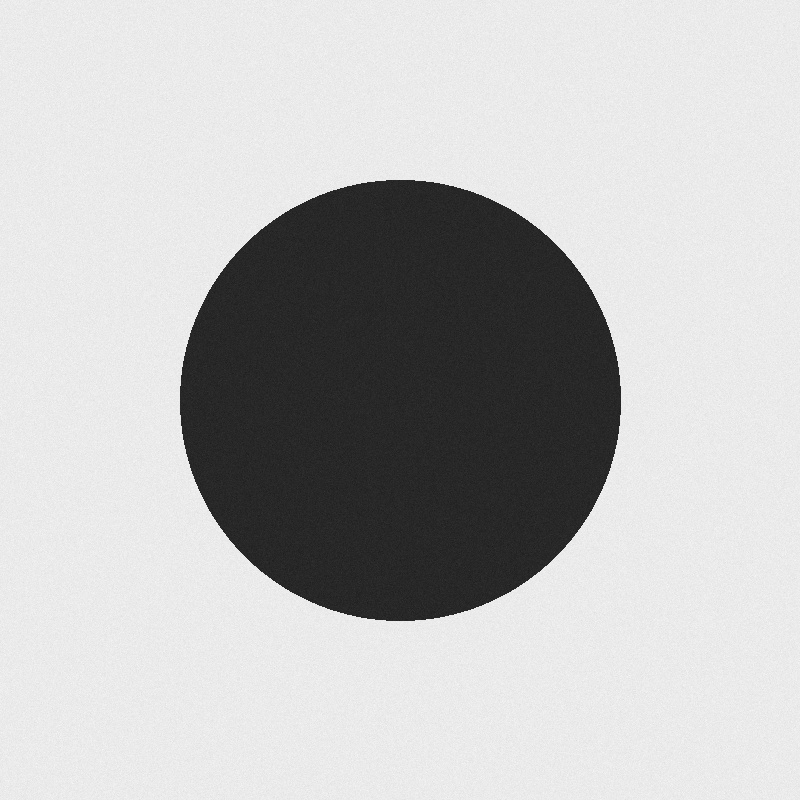
#> input picture Day26/sample_images/obj01_circle_on_white.jpg, 800 x 800 px; its folder holds 6 pictures in this run
$ python 03_otsu_threshold.py
#> lines starting #> are read from the running program, lines starting #| are printed output that depends on the picture; after the words box and inside, x2 and y2 are one past the last pixel; in counts of white or black regions, pixels touching at a corner belong together
### Day26/segmentation.py
"""
Image segmentation: thresholding methods, watershed, and background removal.

This module is the shared engine for the Day-26 coding practice scripts and
the Streamlit app. Everything works on plain grayscale/BGR numpy arrays, so
it does not care whether the image came from disk or from a web upload.

Run it directly to segment a single image with every method and write a
side-by-side comparison:

    python segmentation.py sample_images/doc01_invoice_clean.jpg
    python segmentation.py my.jpg --method otsu --out out.png
"""

from __future__ import annotations

import argparse
import time
from dataclasses import dataclass, field
from pathlib import Path

import cv2
import numpy as np

# ---------------------------------------------------------------------------
# Defaults. Kept in one place so the app, the CLI and the practice scripts
# all report numbers produced by the same settings.
# ---------------------------------------------------------------------------

BINARY_THRESH = 127
ADAPTIVE_BLOCK_SIZE = 35     # must be odd; size of the local neighbourhood
ADAPTIVE_C = 10              # constant subtracted from the local mean/gaussian
MORPH_KERNEL = 5             # cleanup kernel for background removal


# ---------------------------------------------------------------------------
# Results
# ---------------------------------------------------------------------------

@dataclass
class ThresholdResult:
    """A binary mask produced by one thresholding method."""

    mask: np.ndarray                        # uint8, 0 or 255, same size as input
    method: str
    threshold_value: float | None           # the scalar cutoff, when there is one
    elapsed_ms: float
    params: dict = field(default_factory=dict)

    @property
    def foreground_ratio(self) -> float:
        """Fraction of pixels that ended up white (0-100)."""
        return 100.0 * float(np.count_nonzero(self.mask)) / self.mask.size


@dataclass
class SegmentationResult:
    """Foreground/background split: a clean mask plus the object cut out."""

    mask: np.ndarray            # uint8, 0/255, object = 255
    foreground: np.ndarray      # BGR, background pixels zeroed
    n_components: int           # connected foreground blobs after cleanup
    elapsed_ms: float


# ---------------------------------------------------------------------------
# Image helpers
# ---------------------------------------------------------------------------

def load_image(source) -> np.ndarray:
    """Accept a path or a BGR/RGB array -> return a BGR array."""
    if isinstance(source, np.ndarray):
        image = source
    else:
        path = Path(source)
        if not path.exists():
            raise FileNotFoundError(f"no such image: {path}")
        # imdecode rather than imread so non-ASCII paths work on Windows
        buffer = np.fromfile(str(path), dtype=np.uint8)
        image = cv2.imdecode(buffer, cv2.IMREAD_COLOR)
#> image is the input picture: shape (800, 800, 3); min 23, max 252, mean 188
        if image is None:
            raise ValueError(f"could not decode as an image: {path}")

    if image.ndim == 2:
        image = cv2.cvtColor(image, cv2.COLOR_GRAY2BGR)
    elif image.shape[2] == 4:
        image = cv2.cvtColor(image, cv2.COLOR_BGRA2BGR)
    return np.ascontiguousarray(image)


def bgr_to_rgb(image: np.ndarray) -> np.ndarray:
    return cv2.cvtColor(image, cv2.COLOR_BGR2RGB)


def to_gray(image: np.ndarray) -> np.ndarray:
    if image.ndim == 2:
        return image
    return cv2.cvtColor(image, cv2.COLOR_BGR2GRAY)


def resize_max_side(image: np.ndarray, max_side: int = 1000) -> np.ndarray:
    """Shrink very large uploads so the app stays responsive.

    Only ever downscales - upscaling would invent detail it doesn't have.
    """
#> called with max_side = 500
    height, width = image.shape[:2]
#> height = 800; width = 800
    longest = max(height, width)
#> longest = 800
    if longest <= max_side:
        return image
    scale = max_side / longest
#> scale = 0.625
    new_size = (int(round(width * scale)), int(round(height * scale)))
#> new_size = (500, 500)
    return cv2.resize(image, new_size, interpolation=cv2.INTER_AREA)


# [52 lines left out: functions _odd, binary_threshold, adaptive_threshold, not called in this run]


def otsu_threshold(image: np.ndarray, invert: bool = False,
                   blur: bool = True) -> ThresholdResult:
    """Pick the global cutoff automatically from the image's histogram.

    Otsu scans every possible threshold and keeps the one that best splits
    the histogram into two classes (minimises within-class variance). It
    still assumes one cutoff fits the whole image - a bimodal histogram
    (clear foreground vs. background peaks) is what it needs to work well.
    A light Gaussian blur first removes the noise spikes that otherwise
    shift the automatically-picked value.
    """
#> called with invert = True, blur = True
    gray = to_gray(image)
    if blur:
        gray = cv2.GaussianBlur(gray, (5, 5), 0)
    flag = cv2.THRESH_BINARY_INV if invert else cv2.THRESH_BINARY
    flag |= cv2.THRESH_OTSU

    start = time.perf_counter()
    value, mask = cv2.threshold(gray, 0, 255, flag)
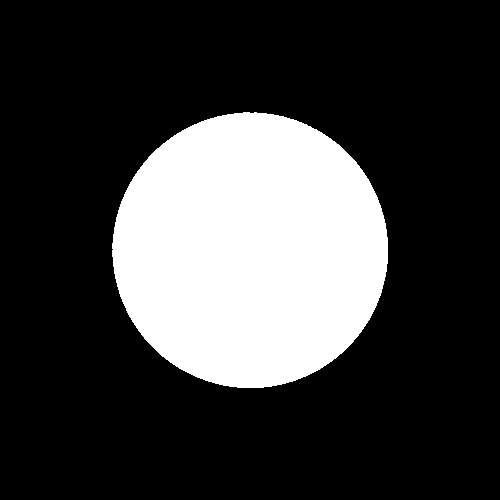
#> mask: shape (500, 500); 23.9% white; 1 white region, box (x1, y1, x2, y2) and area: (112, 112, 388, 388) 59654
#> value = 137
#| obj01_circle_on_white.jpg        Otsu picked t=137  (23.9% foreground, 4.97 ms)
    elapsed_ms = (time.perf_counter() - start) * 1000.0

    return ThresholdResult(mask=mask, method="otsu", threshold_value=value,
                           elapsed_ms=elapsed_ms,
                           params={"invert": invert, "blur": blur})


THRESHOLD_METHODS = {
    "binary": binary_threshold,
    "adaptive_mean": lambda img, **kw: adaptive_threshold(img, method="mean", **kw),
    "adaptive_gaussian": lambda img, **kw: adaptive_threshold(img, method="gaussian", **kw),
    "otsu": otsu_threshold,
}


# ---------------------------------------------------------------------------
# Watershed - separating touching objects
# ---------------------------------------------------------------------------

# [146 lines left out: functions _local_maxima_seeds, watershed_segmentation, draw_watershed, segment_foreground, remove_background, not called in this run]


# ---------------------------------------------------------------------------
# Layout helpers used by the practice scripts and the CLI
# ---------------------------------------------------------------------------

def label_image(image: np.ndarray, text: str, height: int = 34) -> np.ndarray:
#> called with text = 'obj01_circle_on_white', height = 34
    if image.ndim == 2:
        image = cv2.cvtColor(image, cv2.COLOR_GRAY2BGR)
    bar = np.full((height, image.shape[1], 3), 32, np.uint8)
    cv2.putText(bar, text, (10, height - 11), cv2.FONT_HERSHEY_SIMPLEX,
                0.55, (255, 255, 255), 1, cv2.LINE_AA)
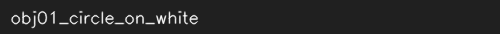
#> bar: shape (34, 500, 3); min 32, max 251, mean 38.7
    return np.vstack([bar, image])
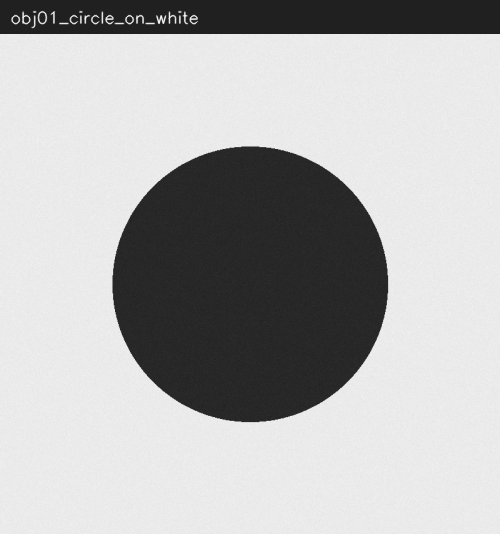
#> returned value: shape (534, 500, 3); min 32, max 251, mean 178.5


def hstack_padded(images, gap: int = 8) -> np.ndarray:
    images = [cv2.cvtColor(im, cv2.COLOR_GRAY2BGR) if im.ndim == 2 else im for im in images]
    tallest = max(img.shape[0] for img in images)
    padded = []
    for index, img in enumerate(images):
        pad = tallest - img.shape[0]
        if pad:
            img = np.vstack([img, np.full((pad, img.shape[1], 3), 32, np.uint8)])
        padded.append(img)
        if gap and index < len(images) - 1:
            padded.append(np.full((tallest, gap, 3), 32, np.uint8))
    return np.hstack(padded)


# [13 lines left out: function grid_padded, not called in this run]


VIS_EXT = ".jpg"
JPEG_QUALITY = 92


def imwrite(path, image: np.ndarray) -> None:
    """Write an image, creating parent folders and tolerating odd paths."""
    path = Path(path)
    path.parent.mkdir(parents=True, exist_ok=True)

    suffix = path.suffix or ".png"
    params = ([int(cv2.IMWRITE_JPEG_QUALITY), JPEG_QUALITY]
              if suffix.lower() in {".jpg", ".jpeg"} else [])

    ok, encoded = cv2.imencode(suffix, image, params)
    if not ok:
        raise IOError(f"could not encode image for {path}")
    encoded.tofile(str(path))


# ---------------------------------------------------------------------------
# CLI
# ---------------------------------------------------------------------------

# [31 lines left out: function main, not called in this run]


# [2 lines that do not run on import are left out]

### Day26/coding_practice/03_otsu_threshold.py
"""
Day 26 practice 3 - Otsu's automatic threshold.

Shows Otsu picking its own cutoff from the grayscale histogram, and plots
the histogram with the chosen threshold marked so the "minimise within-class
variance" idea is visible rather than just quoted.

Run:  python coding_practice/03_otsu_threshold.py
"""

from __future__ import annotations

import sys
from pathlib import Path

import cv2
import matplotlib
matplotlib.use("Agg")
import matplotlib.pyplot as plt
import numpy as np

sys.path.insert(0, str(Path(__file__).resolve().parent.parent))

from segmentation import (hstack_padded, imwrite, label_image, load_image,  # noqa: E402
                          otsu_threshold, resize_max_side, to_gray)

ROOT = Path(__file__).resolve().parent.parent
IMAGES = [
    ROOT / "sample_images" / "obj01_circle_on_white.jpg",
    ROOT / "sample_images" / "doc03_report_coffee_stain.jpg",
]
OUT_PANELS = ROOT / "sample_outputs" / "practice_03_otsu_masks.jpg"
OUT_HIST = ROOT / "sample_outputs" / "practice_03_otsu_histogram.png"


def main() -> None:
    panels = []
    fig, axes = plt.subplots(1, len(IMAGES), figsize=(6 * len(IMAGES), 4))
    if len(IMAGES) == 1:
        axes = [axes]

    for ax, path in zip(axes, IMAGES):
        image = resize_max_side(load_image(path), 500)
        gray = to_gray(image)
        result = otsu_threshold(gray, invert=True)
        print(f"{path.name:<32} Otsu picked t={result.threshold_value:.0f}  "
              f"({result.foreground_ratio:.1f}% foreground, {result.elapsed_ms:.2f} ms)")

        panels.append(label_image(gray, path.stem))
        panels.append(label_image(result.mask, f"otsu t={result.threshold_value:.0f}"))
#> call 2 of label_image, with text = 'otsu t=137', height = 34
#> in label_image (call 2), `cv2.putText(bar, text, (10, height - 11), cv2.FONT_HERSHEY_SIMPLEX, 0...`:
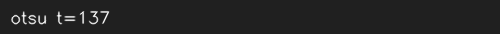
#> bar: shape (34, 500, 3); min 32, max 251, mean 35.2
#> in label_image (call 2), `return np.vstack([bar, image])`:
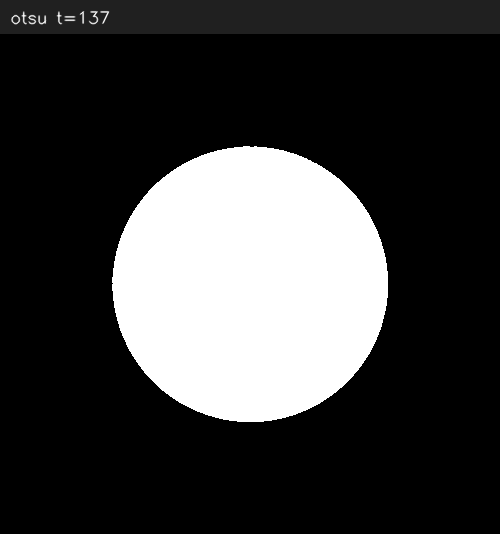
#> returned value: shape (534, 500, 3); min 0, max 255, mean 59.2

        hist = cv2.calcHist([gray], [0], None, [256], [0, 256]).flatten()
#> hist = 256 values, max 46533 at index 234, min 0 at index 0, mean 976.6
        ax.plot(hist, color="steelblue")
        ax.axvline(result.threshold_value, color="crimson", linestyle="--",
                  label=f"t={result.threshold_value:.0f}")
        ax.set_title(path.stem)
        ax.set_xlabel("pixel intensity")
        ax.set_ylabel("count")
        ax.legend()
#> pass 2 of the loop in main, `for ax, path in zip(axes, IMAGES):`:
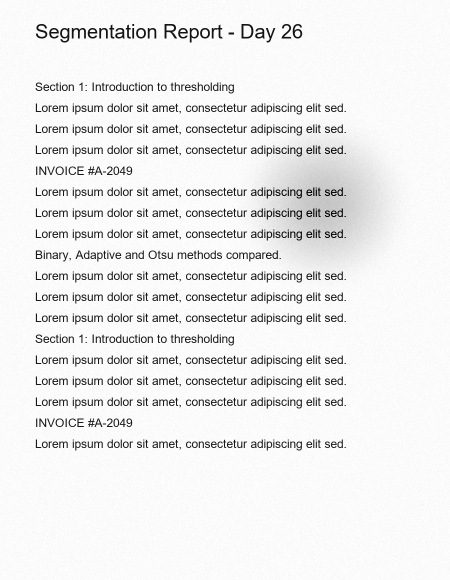
#> input picture Day26/sample_images/doc03_report_coffee_stain.jpg, 900 x 1160 px (shown at 1/2 size)
#> in load_image, image is the input picture: shape (1160, 900, 3); min 0, max 255, mean 237.7
#> gray: shape (500, 388)
#> in otsu_threshold (call 2), `value, mask = cv2.threshold(gray, 0, 255, flag)`:
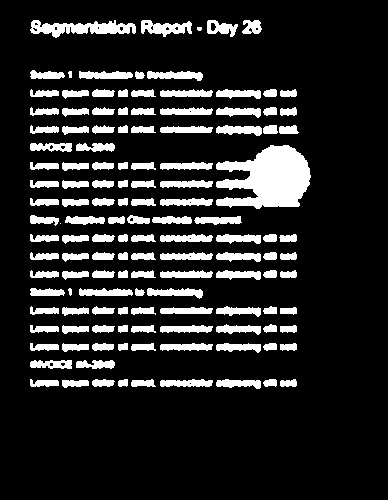
#> mask: shape (500, 388); 15% white; 135 white regions (2 under 20 px), largest, box (x1, y1, x2, y2) and area: (216, 145, 311, 209) 4008, (30, 20, 136, 38) 1033, (141, 20, 192, 37) 498
#> value = 213
#| doc03_report_coffee_stain.jpg    Otsu picked t=213  (15.0% foreground, 4.24 ms)
#> bar: shape (34, 388, 3)
#> in label_image (call 4), `return np.vstack([bar, image])`:
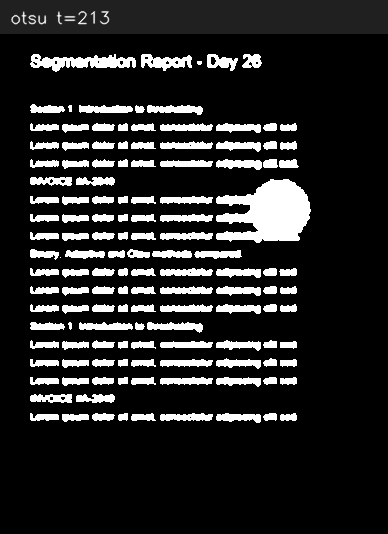
#> returned value: shape (534, 388, 3); min 0, max 255, mean 38.2
#> hist = 256 values, max 48730 at index 251, min 0 at index 0, mean 757.8

    fig.tight_layout()
    fig.savefig(OUT_HIST, dpi=130)
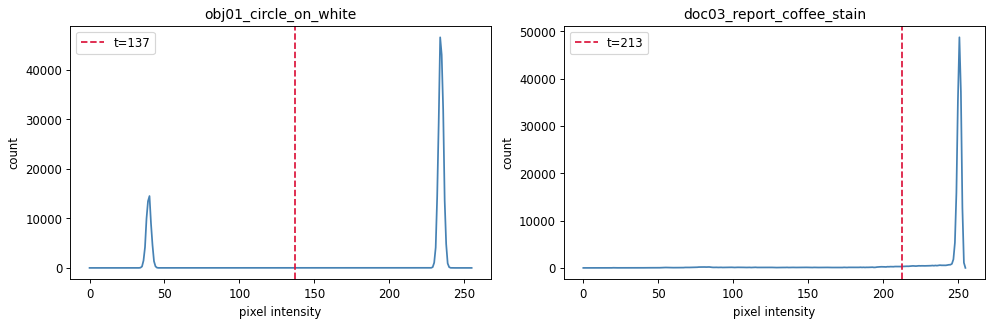
#> figure drawn by matplotlib, 2 panels; panel 1: curve peaks at x = 234, y = 46533; panel 2: curve peaks at x = 251, y = 48730
    imwrite(OUT_PANELS, hstack_padded(panels))
#> in hstack_padded, `images = [cv2.cvtColor(im, cv2.COLOR_GRAY2BGR) if im.ndim == 2 else im..`: images = 4 items
#> in hstack_padded, `tallest = max(img.shape[0] for img in images)`: tallest = 534
#> the loop in hstack_padded, `for index, img in enumerate(images):` made 4 passes
#> after the loop in hstack_padded, `for index, img in enumerate(images):`: padded = 7 items
#> in hstack_padded, `return np.hstack(padded)`:
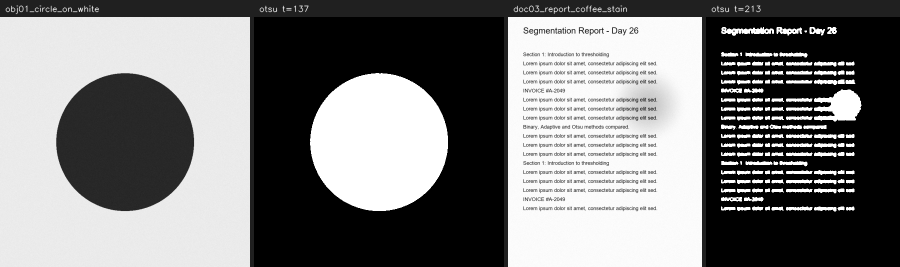
#> returned value: shape (534, 1800, 3) (shown at 1/2 size); min 0, max 255, mean 123.3
#> in imwrite, `suffix = path.suffix or ".png"`: suffix = '.jpg'
#> in imwrite, `params = ([int(cv2.IMWRITE_JPEG_QUALITY), JPEG_QUALITY] if suffix.lowe..`: params = [1, 92]
    print(f"\nOtsu's threshold lands in the valley between the two histogram "
          f"peaks - background pixels clustered on one side, foreground on "
          f"the other. Wrote {OUT_PANELS} and {OUT_HIST}")


if __name__ == "__main__":
    main()
